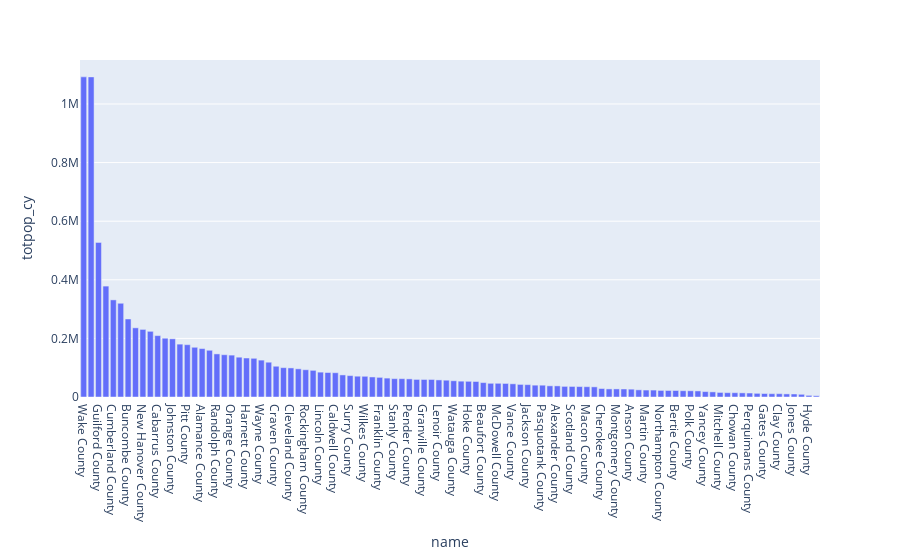

Notebook source saved alongside this figure:
### Code cell
import plotly.express as px
fig = px.bar(nc_sedf_from_fc, x='name', y='totpop_cy')
fig.show()

### Figure 1 — Plotly figure (JSON) as saved in the notebook; plotly's stock layout.template omitted (floating-point values rounded to 4 significant figures)
{"data": [{"alignmentgroup": "True", "hoverlabel": {"namelength": 0}, "hovertemplate": "name=%{x}<br>totpop_cy=%{y}", "legendgroup": "", "marker": {"color": "#636efa"}, "name": "", "offsetgroup": "", "orientation": "v", "showlegend": false, "textposition": "auto", "type": "bar", "x": ["Wake County", "Mecklenburg County", "Guilford County", "Forsyth County", "Cumberland County", "Durham County", "Buncombe County", "Union County", "New Hanover County", "Gaston County", "Cabarrus County", "Onslow County", "Johnston County", "Iredell County", "Pitt County", "Davidson County", "Alamance County", "Catawba County", "Randolph County", "Rowan County", "Orange County", "Robeson County", "Harnett County", "Brunswick County", "Wayne County", "Henderson County", "Craven County", "Moore County", "Cleveland County", "Nash County", "Rockingham County", "Burke County", "Lincoln County", "Wilson County", "Caldwell County", "Chatham County", "Surry County", "Carteret County", "Wilkes County", "Rutherford County", "Franklin County", "Sampson County", "Stanly County", "Haywood County", "Pender County", "Duplin County", "Granville County", "Lee County", "Lenoir County", "Columbus County", "Watauga County", "Edgecombe County", "Hoke County", "Halifax County", "Beaufort County", "Stokes County", "McDowell County", "Richmond County", "Vance County", "Davie County", "Jackson County", "Person County", "Pasquotank County", "Yadkin County", "Alexander County", "Dare County", "Scotland County", "Transylvania County", "Macon County", "Bladen County", "Cherokee County", "Ashe County", "Montgomery County", "Currituck County", "Anson County", "Hertford County", "Martin County", "Caswell County", "Northampton County", "Madison County", "Bertie County", "Greene County", "Polk County", "Warren County", "Yancey County", "Avery County", "Mitchell County", "Swain County", "Chowan County", "Pamlico County", "Perquimans County", "Washington County", "Gates County", "Alleghany County", "Clay County", "Camden County", "Jones County", "Graham County", "Hyde County", "Tyrrell County"], "xaxis": "x", "y": [1092636, 1092533, 527708, 378496, 331428, 319911, 266257, 236081, 230674, 224144, 209519, 200595, 198647, 180427, 178521, 169701, 165289, 159483, 147108, 144302, 142933, 135892, 133114, 132062, 125898, 118734, 104981, 100121, 99226, 96186, 93081, 90994, 84840, 83595, 82852, 75369, 72989, 70998, 70689, 68411, 67011, 64519, 62630, 62545, 61827, 59996, 59819, 59805, 58339, 57332, 55423, 54014, 53543, 52931, 49171, 46769, 46762, 46240, 45033, 42975, 42163, 40410, 40294, 38149, 37917, 36240, 36000, 35598, 35151, 34657, 29020, 27622, 27593, 27338, 26721, 24462, 23711, 23656, 22450, 22253, 22199, 21456, 21230, 20751, 18450, 17467, 15561, 14749, 14686, 14088, 13564, 12490, 11846, 11302, 11280, 10565, 10333, 9193, 5572, 4308], "yaxis": "y"}], "layout": {"barmode": "relative", "legend": {"tracegroupgap": 0}, "margin": {"t": 60}, "xaxis": {"anchor": "y", "domain": [0, 1], "title": {"text": "name"}}, "yaxis": {"anchor": "x", "domain": [0, 1], "title": {"text": "totpop_cy"}}}}
